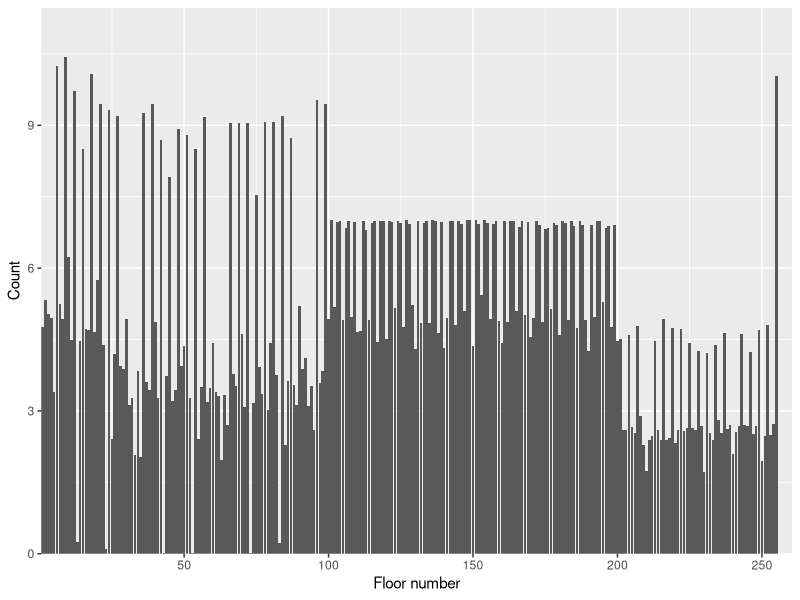
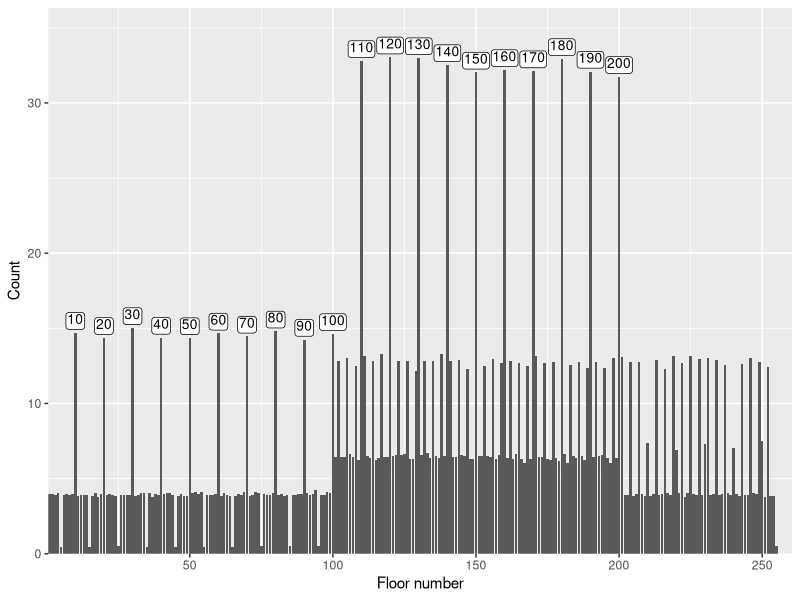
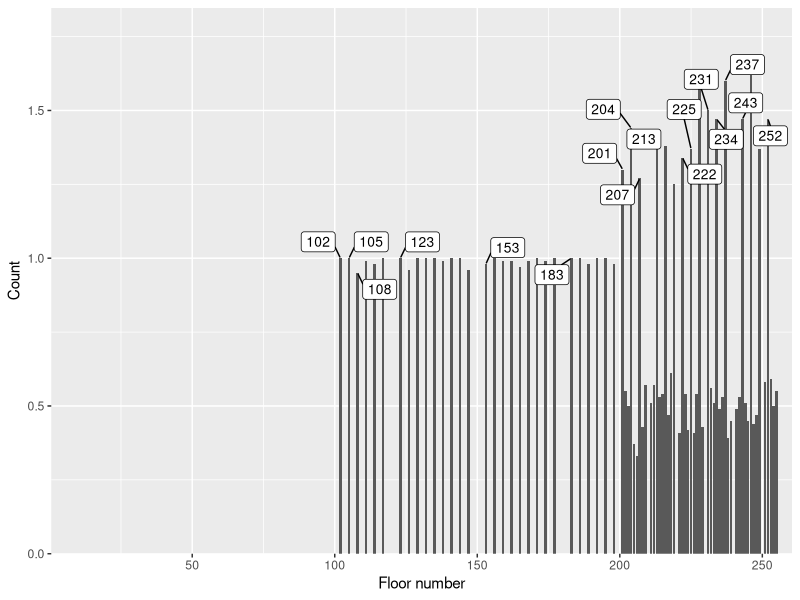
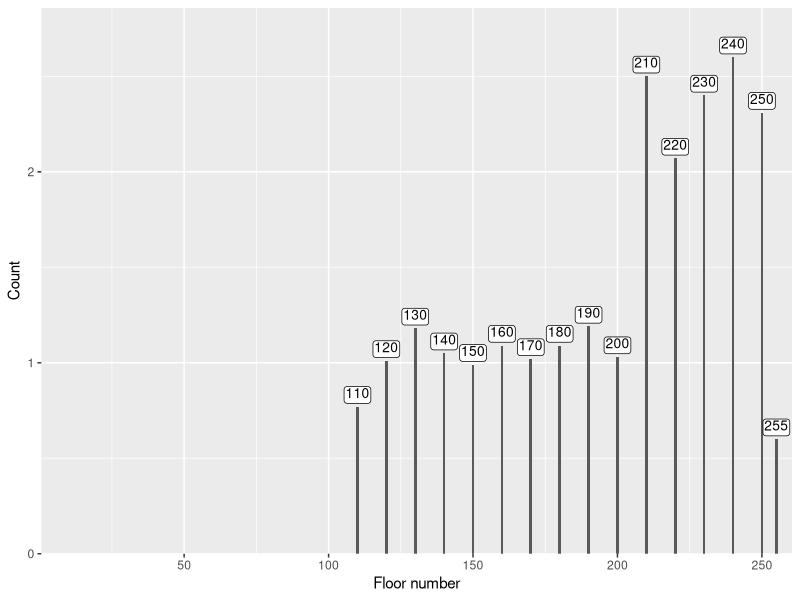
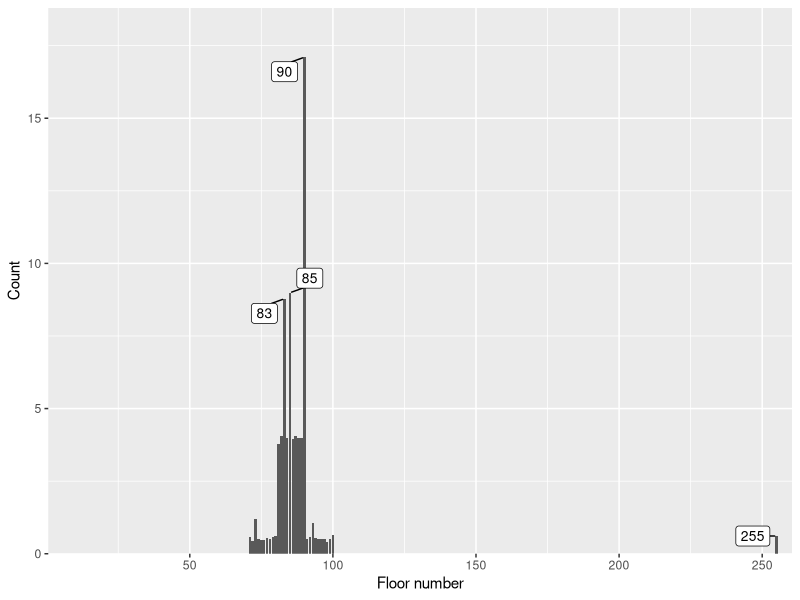
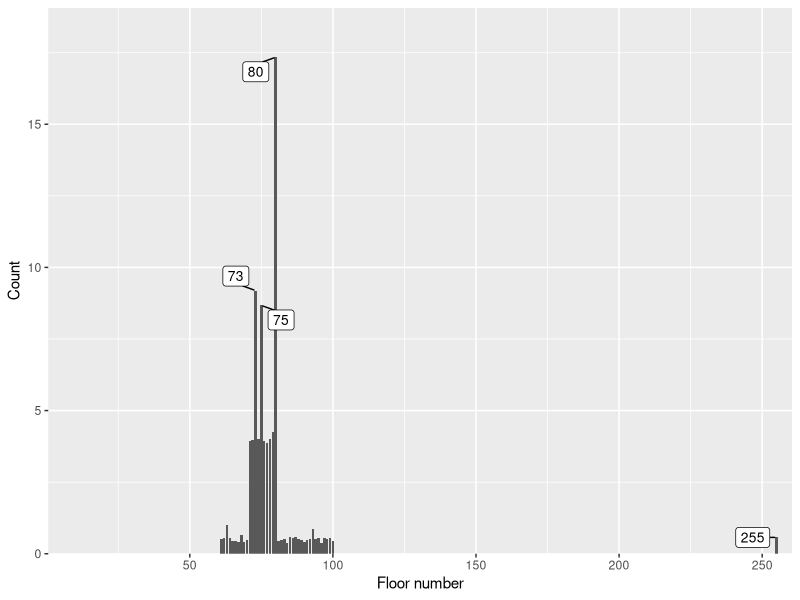
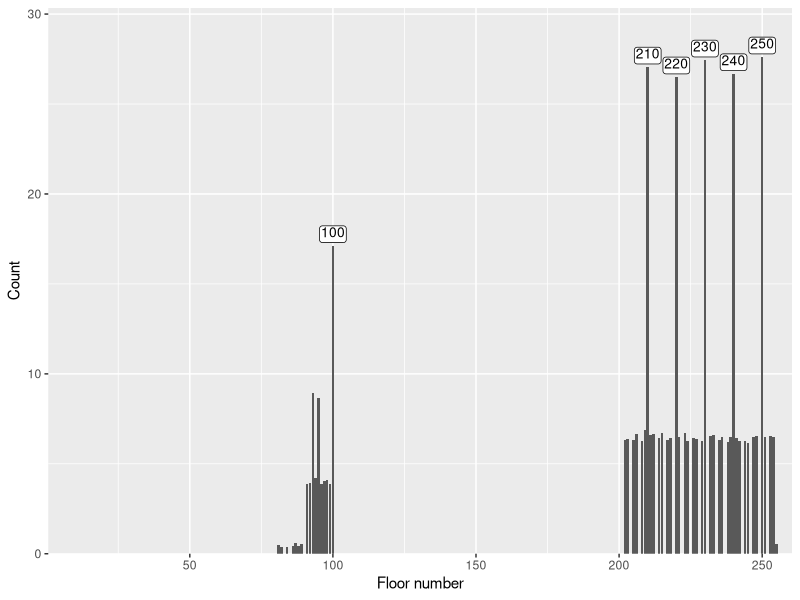
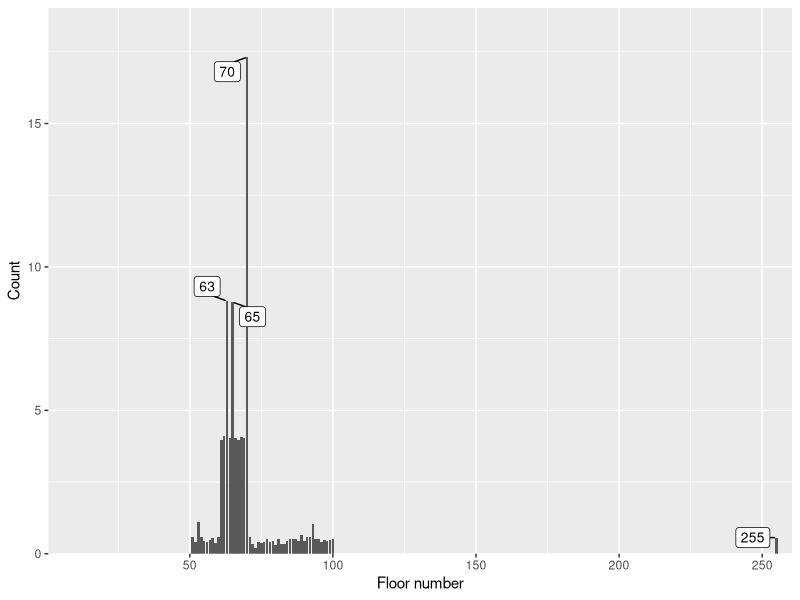

Write the R code that produced these figures, in order.
library(tidyverse)
library(ggplot2)
library(ggtext)
library(ggrepel)

dir.create("./documentation/mines/mine_data_2/plots")
mine <- read.csv("./documentation/mines/mine_data_2/mine_data_2.csv")

verify <- mine %>% count(floor_num)

col_names <- colnames(mine %>%
    summarise(across(where(is.numeric), sum)) %>%
    select(-c(
        attempt, mine_num, floor_num, no.rock, empty.tile,
        staircase.up
    )) %>%
    select(where(~ sum(.) > 0)))

mine <- mine %>%
    group_by(floor_num) %>%
    select(all_of(col_names), floor_num) %>%
    summarise(across(where(is.numeric), mean)) %>%
    mutate(across(where(is.numeric), round, 2))

for (col in col_names) {
    mine_item <- mine %>%
        select(col, floor_num) %>%
        mutate(
            lab = case_when(
                col == "alexandrite" ~
                    case_when(
                        get(col) > 0 ~ paste0(floor_num)
                    ),
                col == "diamond" ~
                    case_when(
                        get(col) > 15 ~ paste0(floor_num)
                    ),
                col == "down.stairs" ~
                    case_when(
                        get(col) > 20 & floor_num > 20 ~ paste0(floor_num)
                    ),
                col == "junk.ore" ~
                    case_when(
                        get(col) > 14 ~ paste0(floor_num)
                    ),
                col == "money.bag" ~
                    case_when(
                        get(col) > 50 ~ paste0(floor_num)
                    ),
                col == "lithograph" ~
                    case_when(
                        floor_num %% 50 == 0 ~ paste0(floor_num)
                    )
            ),
            lab2 = case_when(
                col == "black.grass" ~
                    case_when(
                        get(col) > 20 & get(col) < 30 ~ paste0(floor_num),
                        get(col) > 30 & floor_num %in% c(3, 6, 9, 12) ~
                            paste0(floor_num)
                    ),
                col == "agate" ~
                    case_when(
                        get(col) > 5 ~ paste0(floor_num),
                        floor_num == 255 ~ paste0(floor_num)
                    ),
                col == "amethyst" ~
                    case_when(
                        get(col) > 5 ~ paste0(floor_num),
                        floor_num == 255 ~ paste0(floor_num)
                    ),
                col == "emerald" ~
                    case_when(
                        get(col) > 5 ~ paste0(floor_num),
                        floor_num == 255 ~ paste0(floor_num)
                    ),
                col == "fluorite" ~
                    case_when(
                        get(col) > 5 ~ paste0(floor_num),
                        floor_num == 255 ~ paste0(floor_num)
                    ),
                col == "moon.stone" ~
                    case_when(
                        get(col) > 5 ~ paste0(floor_num),
                        floor_num == 255 ~ paste0(floor_num)
                    ),
                col == "peridot" ~
                    case_when(
                        get(col) > 5 ~ paste0(floor_num),
                        floor_num == 255 ~ paste0(floor_num)
                    ),
                col == "ruby" ~
                    case_when(
                        get(col) > 5 ~ paste0(floor_num),
                        floor_num == 255 ~ paste0(floor_num)
                    ),
                col == "sand.rose" ~
                    case_when(
                        get(col) > 5 ~ paste0(floor_num),
                        floor_num == 255 ~ paste0(floor_num)
                    ),
                col == "topaz" ~
                    case_when(
                        get(col) > 5 ~ paste0(floor_num),
                        floor_num == 255 ~ paste0(floor_num)
                    ),
                col == "pink.diamond" ~
                    case_when(
                        floor_num %in% c(
                            102, 123, 153, 183,
                            201, 204, 207, 213,
                            222, 225, 231, 234,
                            237, 243, 252, 105, 108
                        ) ~
                            paste0(floor_num)
                    ),
            )
        )

    ggplot(data = mine_item, mapping = aes(x = floor_num, label = lab)) +

        # The data
        geom_bar(aes(weight = get(col))) +
        scale_y_continuous(expand = expansion(mult = c(0, .1))) +
        scale_x_continuous(expand = expansion(mult = c(0, .02))) +

        # Text
        geom_richtext(
            data = subset(mine_item, !is.na(lab)),
            aes(y = get(col), label = lab),
            vjust = -0.2,
            size = 3.5,
            label.padding = unit(1, "pt"),
        ) +
        # Text (all)
        geom_label_repel(
            data = subset(mine_item, !is.na(lab2)),
            aes(y = get(col), label = lab2),
            size = 3.5,
            min.segment.length = 0,
            max.overlaps = 20
        ) +
        labs(y = "Count", x = "Floor number")

    ggsave(
        file = paste0("./documentation/mines/mine_data_2/plots/", col, ".png"),
        width = 10,
        height = 5,
        dpi = 300
    )
}
